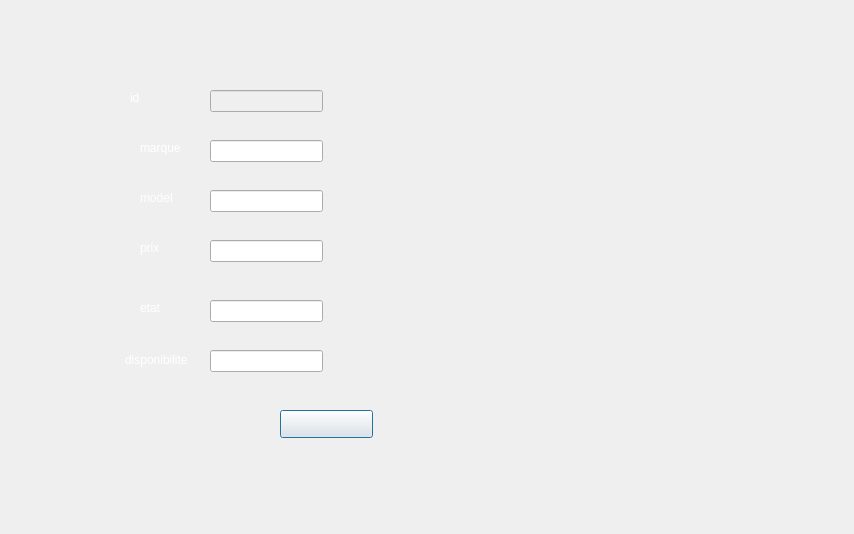
<?xml version="1.0" encoding="UTF-8"?>
<ui version="4.0">
 <class>modifier</class>
 <widget class="QDialog" name="modifier">
  <property name="geometry">
   <rect>
    <x>0</x>
    <y>0</y>
    <width>854</width>
    <height>534</height>
   </rect>
  </property>
  <property name="windowTitle">
   <string>Dialog</string>
  </property>
  <property name="styleSheet">
   <string notr="true">
border-image: url(:/images/back2.png);</string>
  </property>
  <widget class="QLabel" name="label">
   <property name="geometry">
    <rect>
     <x>140</x>
     <y>140</y>
     <width>56</width>
     <height>16</height>
    </rect>
   </property>
   <property name="styleSheet">
    <string notr="true">border-image:rgb(255, 255, 255);
color:rgb(255, 255, 255)</string>
   </property>
   <property name="text">
    <string>marque</string>
   </property>
  </widget>
  <widget class="QLineEdit" name="marque2">
   <property name="geometry">
    <rect>
     <x>210</x>
     <y>140</y>
     <width>113</width>
     <height>22</height>
    </rect>
   </property>
   <property name="styleSheet">
    <string notr="true">border-image:rgb(255, 255, 255)</string>
   </property>
  </widget>
  <widget class="QLabel" name="label_2">
   <property name="geometry">
    <rect>
     <x>140</x>
     <y>190</y>
     <width>56</width>
     <height>16</height>
    </rect>
   </property>
   <property name="styleSheet">
    <string notr="true">border-image:rgb(255, 255, 255);
color:rgb(255, 255, 255)</string>
   </property>
   <property name="text">
    <string>model</string>
   </property>
  </widget>
  <widget class="QLineEdit" name="model2">
   <property name="geometry">
    <rect>
     <x>210</x>
     <y>190</y>
     <width>113</width>
     <height>22</height>
    </rect>
   </property>
   <property name="styleSheet">
    <string notr="true">border-image:rgb(255, 255, 255)</string>
   </property>
  </widget>
  <widget class="QLabel" name="label_3">
   <property name="geometry">
    <rect>
     <x>140</x>
     <y>240</y>
     <width>56</width>
     <height>16</height>
    </rect>
   </property>
   <property name="styleSheet">
    <string notr="true">border-image:rgb(255, 255, 255);
color:rgb(255, 255, 255)</string>
   </property>
   <property name="text">
    <string>prix</string>
   </property>
  </widget>
  <widget class="QLineEdit" name="prix2">
   <property name="geometry">
    <rect>
     <x>210</x>
     <y>240</y>
     <width>113</width>
     <height>22</height>
    </rect>
   </property>
   <property name="styleSheet">
    <string notr="true">border-image:rgb(255, 255, 255)</string>
   </property>
  </widget>
  <widget class="QLabel" name="label_4">
   <property name="geometry">
    <rect>
     <x>140</x>
     <y>300</y>
     <width>56</width>
     <height>16</height>
    </rect>
   </property>
   <property name="styleSheet">
    <string notr="true">border-image:rgb(255, 255, 255);
color:rgb(255, 255, 255)</string>
   </property>
   <property name="text">
    <string>etat</string>
   </property>
  </widget>
  <widget class="QLineEdit" name="etat2">
   <property name="geometry">
    <rect>
     <x>210</x>
     <y>300</y>
     <width>113</width>
     <height>22</height>
    </rect>
   </property>
   <property name="styleSheet">
    <string notr="true">border-image:rgb(255, 255, 255)</string>
   </property>
  </widget>
  <widget class="QLabel" name="label_5">
   <property name="geometry">
    <rect>
     <x>125</x>
     <y>350</y>
     <width>71</width>
     <height>20</height>
    </rect>
   </property>
   <property name="styleSheet">
    <string notr="true">border-image:rgb(255, 255, 255);
color:rgb(255, 255, 255)</string>
   </property>
   <property name="text">
    <string>disponibilite</string>
   </property>
  </widget>
  <widget class="QLineEdit" name="disponibilite2">
   <property name="geometry">
    <rect>
     <x>210</x>
     <y>350</y>
     <width>113</width>
     <height>22</height>
    </rect>
   </property>
   <property name="styleSheet">
    <string notr="true">border-image:rgb(255, 255, 255)</string>
   </property>
  </widget>
  <widget class="QLabel" name="label_6">
   <property name="geometry">
    <rect>
     <x>130</x>
     <y>90</y>
     <width>56</width>
     <height>16</height>
    </rect>
   </property>
   <property name="styleSheet">
    <string notr="true">border-image:rgb(255, 255, 255);
color:rgb(255, 255, 255)</string>
   </property>
   <property name="text">
    <string>id</string>
   </property>
  </widget>
  <widget class="QLineEdit" name="id_equipement2">
   <property name="enabled">
    <bool>false</bool>
   </property>
   <property name="geometry">
    <rect>
     <x>210</x>
     <y>90</y>
     <width>113</width>
     <height>22</height>
    </rect>
   </property>
   <property name="styleSheet">
    <string notr="true">border-image:rgb(255, 255, 255)</string>
   </property>
  </widget>
  <widget class="QPushButton" name="modifier1">
   <property name="geometry">
    <rect>
     <x>280</x>
     <y>410</y>
     <width>93</width>
     <height>28</height>
    </rect>
   </property>
   <property name="styleSheet">
    <string notr="true">border-image:url(:/images/modif.png)</string>
   </property>
   <property name="text">
    <string/>
   </property>
  </widget>
 </widget>
 <resources/>
 <connections/>
</ui>
